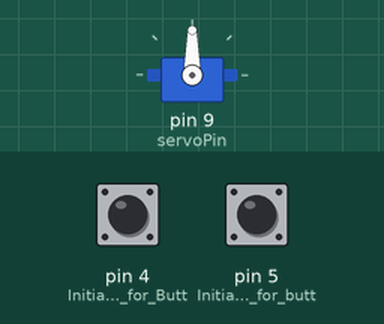
Bench run of a sketch on a simulated Arduino Uno, built with avr-gcc and run on an emulated ATmega328P. Parts: servo. Inputs (shaded band) come from the test bench; at power-on: pin 4 (Initialise_pin_4_for_Butt) HIGH, pin 5 (Initialise_pin_5_for_butt) HIGH.

Above: at 1.2 s.
1.3 s: pin 4 (Initialise_pin_4_for_Butt) pulled LOW for 1 s
At 3.4 s:
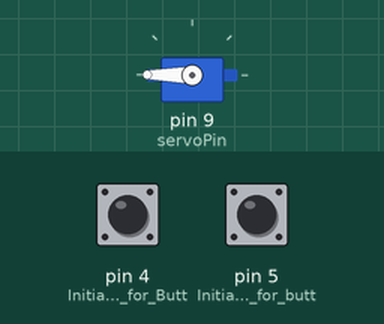
3.8 s: pin 4 (Initialise_pin_4_for_Butt) pulled LOW for 0.15 s
At 4.8 s:
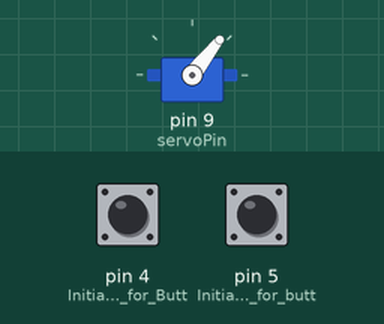
5.4 s: pin 5 (Initialise_pin_5_for_butt) pulled LOW for 3.2 s
At 9.4 s:
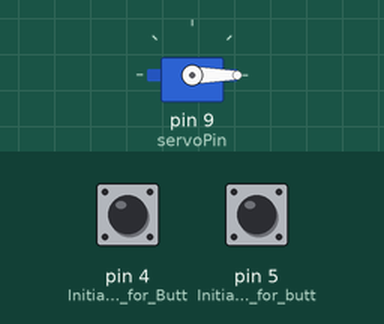
10.1 s: pin 4 (Initialise_pin_4_for_Butt) pulled LOW for 3.2 s
At 10.86 s:
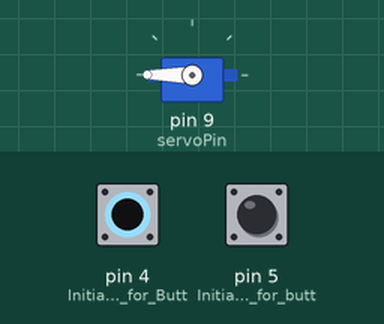
14.8 s: pin 4 (Initialise_pin_4_for_Butt) pulled LOW for 1 s
At 15.5 s:
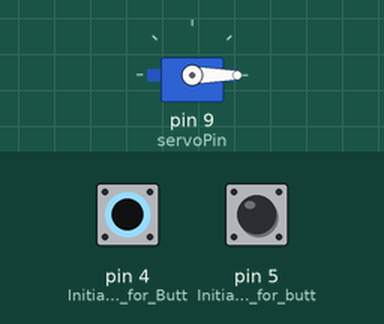
17.3 s: pin 5 (Initialise_pin_5_for_butt) pulled LOW for 1 s
At 17.9 s:
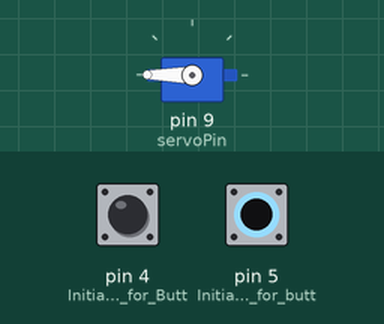
Timing chart, 0 to 20.3 s (numbered marks = the images above; inputs shaded):
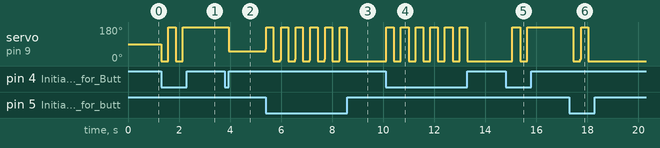

The sketch:

Motor_Spin.ino
```cpp
#include <Servo.h>

bool pressed1 = false; // Used to detect if Button 1 was already pressed
bool pressed2 = false; // Used to detect if Button 2 was already pressed
int servoPin = 9; // Used to initialise the pin the servo is connected to.
int pwr1 = 0; // Used to power button 1
int pwr2 = 0; // Used to power button 2
Servo servo; // Declaring servo unit
int turnSpeed = 90;// sets angle of the motor
bool lockState = false; // Buttons are unlocked.

void setup()
{
  // put your setup code here, to run once:
  pinMode(4,INPUT); // Initialise pin 4 for Button 1
  pinMode(5,INPUT); // Initialise pin 5 for button 2
  pinMode(servoPin,OUTPUT); // Initialise servo pin
  digitalWrite(4,HIGH); // Initialise button1 press
  digitalWrite(5,HIGH); // Initialise button2 press
  servo.attach(9);
  servo.write(turnSpeed);
}

void loop()
{
  // put your main code here, to run repeatedly:
  pwr1 = digitalRead(4); // Assigning values to button 1
  pwr2 = digitalRead(5);// Assigning values to button 2

  // This section is used to handle inputs from the buttons
  if(pwr1==LOW && pressed1==false) // If button 1 is pressed once and is not locked
  {
    pressed1 = true; // Lock Button 1 to prevent spam
    pressed2 = true; // Lock Button 2 to prevent spam
    lockState = true; // Buttons are locked
    turnSpeed = turnSpeed - 10;// increase turn speed by lowering delay
    servo.write(turnSpeed); // turn to new position
  }else if(lockState==true) // If button 1 and 2 is let go and buttons are still locked
  {
    Unlock();
  }

  if(pwr2==LOW && pressed2==false) // If button 2 is pressed and is not locked
  {
    pressed1 = true; // Lock Button 1 to prevent spam
    pressed2 = true; // Lock Button 2 to prevent spam
    lockState = true; // Buttons are locked
    turnSpeed = turnSpeed + 10; // decrease turn speed by increasing delay
    servo.write(turnSpeed); // turn to new posiiton
  }else if(lockState==true) // If button 1 and 2 is let go and buttons are still locked
  {
    Unlock();
  }
}

void Unlock()
{
  pressed1 = false; // Unlock Button 1
  pressed2 = false; // Unlock Button 2
  lockState = false;
}
```

Measured:
- after the input at 1.3 s, servo on pin 9 (servoPin): alternates 180° for 0.28 s and 0° for 0.28 s, 4 changes in all, then stays 180°, starting at once
- after the input at 3.8 s, servo on pin 9 (servoPin): 180° → 52° after 0.13 s
- after the input at 5.4 s, servo on pin 9 (servoPin): ramps from 0° to 180° and jumps back, once every 0.58 s
- after the input at 10.1 s, servo on pin 9 (servoPin): 0° → 180° at once, then repeats every 0.57 s: 179° 0.02 s, 0° 0.27 s, 180° 0.28 s, until it stays 0° from 13.3 s
- after the input at 14.8 s, servo on pin 9 (servoPin): 0° → 180° after 0.27 s, → 0° 0.28 s later, → 180° 0.30 s later
- after the input at 17.3 s, servo on pin 9 (servoPin): 180° → 0° after 0.16 s, → 180° 0.27 s later, → 0° 0.30 s later
